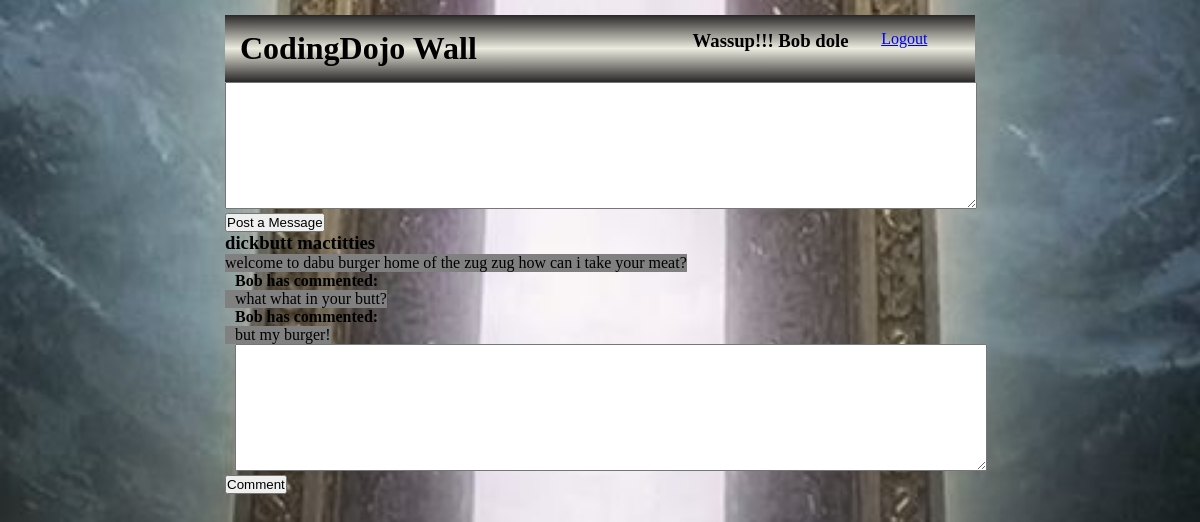
Screenshot of /wall (signed in) with the database file from the repository.
### AppWall/models.py (models this page shows)
class Users(models.Model):
    first_name = models.CharField(max_length=50)
    last_name = models.CharField(max_length=50)
    password = models.CharField(max_length=150)
    email = models.EmailField()
    birthdate = models.DateTimeField()
    created_at = models.DateTimeField(auto_now_add=True)
    updated_at = models.DateTimeField(auto_now=True)
    objects = Darth_Valid()

class Messages(models.Model):
    user_id = models.ForeignKey("Users", related_name="posts", on_delete=models.CASCADE)
    message = models.TextField()
    created_at = models.DateTimeField(auto_now_add=True)
    updated_at = models.DateTimeField(auto_now=True)

class Comments(models.Model):
    message_id = models.ForeignKey("Messages", related_name="remarks", on_delete=models.CASCADE)
    commenting_user = models.ForeignKey("Users", related_name="shit_talker", on_delete=models.CASCADE)
    comment = models.TextField()
    created_at = models.DateTimeField(auto_now_add=True)
    updated_at = models.DateTimeField(auto_now=True)

### AppWall/views.py (the view)
# urls.py: path('wall', views.wall),
def wall(request):
    context ={
        'logged_in': Users.objects.get(id=request.session['user_id']),
        'messages_db': Messages.objects.all(),
        'comments_listed' : Comments.objects.all()
    }
    return render(request, 'wall.html', context)

### AppWall/templates/wall.html (shortened to what this page needs)
<!DOCTYPE html>
<html lang="en">
<head>
    {% load static %}
    <link rel="stylesheet" href="{% static 'css/styles_wall.css' %}">
</head>
<body>
    <div class="wrapper">
        <header>
            <h1>CodingDojo Wall</h1>
            <div class='right'>
                <h3>Wassup!!!  {{logged_in.first_name}} {{logged_in.last_name}}</h3>
                <a href="/logout">Logout</a>
            </div>
        </header>
        <div class='main'>
            <form action="/post_to_wall" method="post">
                <textarea name="new_message" id="" cols="30" rows="10"></textarea><br>
                <button type="submit">Post a Message</button>
            </form>
            {% for posts in messages_db reversed%}
                <h3>{{posts.user_id.first_name}} {{posts.user_id.last_name}}</h3>
                <p id="{{posts.id}}">{{posts.message}}</p>
                <div class='commentsection'>
                    {%for com_post in posts.remarks.all reversed%}
                        <h4>{{com_post.commenting_user.first_name}} has commented:</h4>
                        <p id='{{com_post.id}}'>{{com_post.comment}}</p>
                    {% endfor %}
                    <form action="/post_comment/{{i.id}}" method="post">
                        <textarea name="commet_to_post" id="" cols="30" rows="10"></textarea><br>
                    <button type="submit">Comment</button>
                    </form>
                </div>
            {% endfor %}
        </div>
    </div>
</body>

### AppWall/static/css/styles_wall.css (style rules this page uses)
* { padding: 0px; margin: 0px; }
.wrapper { width: 750px; height: auto; padding: 15px; margin: auto; }
header { padding: 15px; display: flex; justify-content: space-between; background-image: linear-gradient(rgb(41, 39, 39), rgb(235, 235, 223),rgb(41, 39, 39)); }
.right { display: flex; justify-content: space-evenly; width: 300px; }
body { background-image: url("/static/img/valhallaopened.jpg"); background-position: center; background-repeat: no-repeat; background-size: cover; }
textarea { height: 125px; width: 750px; }
p { background: gray; display: inline-block; }
.commentsection { text-indent: 10px; }

### rows the page displays
Users: first_name "Bob", last_name "dole"
Messages: user_id.first_name "dickbutt", user_id.last_name "mactitties", message "welcome to dabu burger home of the zug zug how can i take your meat?"
Comments: commenting_user.first_name "Bob", comment "what what in your butt?"
Comments: commenting_user.first_name "Bob", comment "but my burger!"
